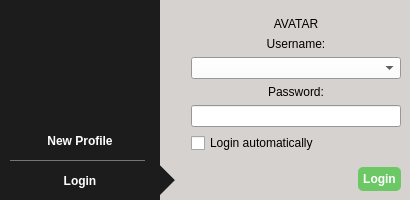
<?xml version="1.0" encoding="UTF-8"?>
<ui version="4.0">
 <class>LoginScreen</class>
 <widget class="QWidget" name="LoginScreen">
  <property name="geometry">
   <rect>
    <x>0</x>
    <y>0</y>
    <width>410</width>
    <height>200</height>
   </rect>
  </property>
  <property name="minimumSize">
   <size>
    <width>410</width>
    <height>200</height>
   </size>
  </property>
  <property name="maximumSize">
   <size>
    <width>415</width>
    <height>200</height>
   </size>
  </property>
  <property name="palette">
   <palette>
    <active>
     <colorrole role="Button">
      <brush brushstyle="SolidPattern">
       <color alpha="255">
        <red>28</red>
        <green>28</green>
        <blue>28</blue>
       </color>
      </brush>
     </colorrole>
     <colorrole role="ButtonText">
      <brush brushstyle="SolidPattern">
       <color alpha="255">
        <red>255</red>
        <green>255</green>
        <blue>255</blue>
       </color>
      </brush>
     </colorrole>
     <colorrole role="Base">
      <brush brushstyle="SolidPattern">
       <color alpha="255">
        <red>28</red>
        <green>28</green>
        <blue>28</blue>
       </color>
      </brush>
     </colorrole>
     <colorrole role="Window">
      <brush brushstyle="SolidPattern">
       <color alpha="255">
        <red>28</red>
        <green>28</green>
        <blue>28</blue>
       </color>
      </brush>
     </colorrole>
    </active>
    <inactive>
     <colorrole role="Button">
      <brush brushstyle="SolidPattern">
       <color alpha="255">
        <red>28</red>
        <green>28</green>
        <blue>28</blue>
       </color>
      </brush>
     </colorrole>
     <colorrole role="ButtonText">
      <brush brushstyle="SolidPattern">
       <color alpha="255">
        <red>255</red>
        <green>255</green>
        <blue>255</blue>
       </color>
      </brush>
     </colorrole>
     <colorrole role="Base">
      <brush brushstyle="SolidPattern">
       <color alpha="255">
        <red>28</red>
        <green>28</green>
        <blue>28</blue>
       </color>
      </brush>
     </colorrole>
     <colorrole role="Window">
      <brush brushstyle="SolidPattern">
       <color alpha="255">
        <red>28</red>
        <green>28</green>
        <blue>28</blue>
       </color>
      </brush>
     </colorrole>
    </inactive>
    <disabled>
     <colorrole role="Button">
      <brush brushstyle="SolidPattern">
       <color alpha="255">
        <red>28</red>
        <green>28</green>
        <blue>28</blue>
       </color>
      </brush>
     </colorrole>
     <colorrole role="ButtonText">
      <brush brushstyle="SolidPattern">
       <color alpha="255">
        <red>128</red>
        <green>128</green>
        <blue>128</blue>
       </color>
      </brush>
     </colorrole>
     <colorrole role="Base">
      <brush brushstyle="SolidPattern">
       <color alpha="255">
        <red>28</red>
        <green>28</green>
        <blue>28</blue>
       </color>
      </brush>
     </colorrole>
     <colorrole role="Window">
      <brush brushstyle="SolidPattern">
       <color alpha="255">
        <red>28</red>
        <green>28</green>
        <blue>28</blue>
       </color>
      </brush>
     </colorrole>
    </disabled>
   </palette>
  </property>
  <property name="windowTitle">
   <string>qTox</string>
  </property>
  <property name="windowIcon">
   <iconset resource="../res.qrc">
    <normaloff>:/img/icons/qtox.svg</normaloff>:/img/icons/qtox.svg</iconset>
  </property>
  <property name="autoFillBackground">
   <bool>true</bool>
  </property>
  <widget class="QStackedWidget" name="stackedWidget">
   <property name="geometry">
    <rect>
     <x>160</x>
     <y>0</y>
     <width>250</width>
     <height>200</height>
    </rect>
   </property>
   <property name="palette">
    <palette>
     <active>
      <colorrole role="Button">
       <brush brushstyle="SolidPattern">
        <color alpha="255">
         <red>255</red>
         <green>255</green>
         <blue>255</blue>
        </color>
       </brush>
      </colorrole>
      <colorrole role="ButtonText">
       <brush brushstyle="SolidPattern">
        <color alpha="255">
         <red>0</red>
         <green>0</green>
         <blue>0</blue>
        </color>
       </brush>
      </colorrole>
      <colorrole role="Base">
       <brush brushstyle="SolidPattern">
        <color alpha="255">
         <red>255</red>
         <green>255</green>
         <blue>255</blue>
        </color>
       </brush>
      </colorrole>
      <colorrole role="Window">
       <brush brushstyle="SolidPattern">
        <color alpha="255">
         <red>214</red>
         <green>210</green>
         <blue>207</blue>
        </color>
       </brush>
      </colorrole>
     </active>
     <inactive>
      <colorrole role="Button">
       <brush brushstyle="SolidPattern">
        <color alpha="255">
         <red>255</red>
         <green>255</green>
         <blue>255</blue>
        </color>
       </brush>
      </colorrole>
      <colorrole role="ButtonText">
       <brush brushstyle="SolidPattern">
        <color alpha="255">
         <red>0</red>
         <green>0</green>
         <blue>0</blue>
        </color>
       </brush>
      </colorrole>
      <colorrole role="Base">
       <brush brushstyle="SolidPattern">
        <color alpha="255">
         <red>255</red>
         <green>255</green>
         <blue>255</blue>
        </color>
       </brush>
      </colorrole>
      <colorrole role="Window">
       <brush brushstyle="SolidPattern">
        <color alpha="255">
         <red>214</red>
         <green>210</green>
         <blue>207</blue>
        </color>
       </brush>
      </colorrole>
     </inactive>
     <disabled>
      <colorrole role="Button">
       <brush brushstyle="SolidPattern">
        <color alpha="255">
         <red>255</red>
         <green>255</green>
         <blue>255</blue>
        </color>
       </brush>
      </colorrole>
      <colorrole role="ButtonText">
       <brush brushstyle="SolidPattern">
        <color alpha="255">
         <red>128</red>
         <green>128</green>
         <blue>128</blue>
        </color>
       </brush>
      </colorrole>
      <colorrole role="Base">
       <brush brushstyle="SolidPattern">
        <color alpha="255">
         <red>28</red>
         <green>28</green>
         <blue>28</blue>
        </color>
       </brush>
      </colorrole>
      <colorrole role="Window">
       <brush brushstyle="SolidPattern">
        <color alpha="255">
         <red>214</red>
         <green>210</green>
         <blue>207</blue>
        </color>
       </brush>
      </colorrole>
     </disabled>
    </palette>
   </property>
   <property name="autoFillBackground">
    <bool>true</bool>
   </property>
   <property name="currentIndex">
    <number>1</number>
   </property>
   <widget class="QWidget" name="newPage">
    <layout class="QHBoxLayout" name="horizontalLayout_5">
     <property name="spacing">
      <number>0</number>
     </property>
     <property name="leftMargin">
      <number>0</number>
     </property>
     <property name="topMargin">
      <number>0</number>
     </property>
     <property name="rightMargin">
      <number>0</number>
     </property>
     <property name="bottomMargin">
      <number>0</number>
     </property>
     <item>
      <widget class="QLabel" name="label_5">
       <property name="styleSheet">
        <string notr="true">border-style: solid;
border-width: 15px 0 15px 15px;
border-color: #d6d2cf #d6d2cf #d6d2cf #1c1c1c;
margin-top:125px;
margin-bottom:45px;</string>
       </property>
       <property name="text">
        <string/>
       </property>
      </widget>
     </item>
     <item>
      <layout class="QHBoxLayout" name="horizontalLayout_4">
       <item>
        <layout class="QFormLayout" name="formLayout">
         <property name="sizeConstraint">
          <enum>QLayout::SetMaximumSize</enum>
         </property>
         <property name="fieldGrowthPolicy">
          <enum>QFormLayout::AllNonFixedFieldsGrow</enum>
         </property>
         <property name="labelAlignment">
          <set>Qt::AlignLeading|Qt::AlignLeft|Qt::AlignVCenter</set>
         </property>
         <property name="formAlignment">
          <set>Qt::AlignCenter</set>
         </property>
         <property name="horizontalSpacing">
          <number>9</number>
         </property>
         <property name="verticalSpacing">
          <number>9</number>
         </property>
         <property name="leftMargin">
          <number>9</number>
         </property>
         <property name="topMargin">
          <number>9</number>
         </property>
         <property name="rightMargin">
          <number>9</number>
         </property>
         <property name="bottomMargin">
          <number>9</number>
         </property>
         <item row="1" column="0">
          <widget class="QLabel" name="label">
           <property name="text">
            <string>Username:</string>
           </property>
           <property name="alignment">
            <set>Qt::AlignCenter</set>
           </property>
          </widget>
         </item>
         <item row="1" column="1">
          <widget class="QLineEdit" name="newUsername">
           <property name="maxLength">
            <number>64</number>
           </property>
          </widget>
         </item>
         <item row="2" column="0">
          <widget class="QLabel" name="label_2">
           <property name="text">
            <string>Password:</string>
           </property>
           <property name="alignment">
            <set>Qt::AlignCenter</set>
           </property>
          </widget>
         </item>
         <item row="2" column="1">
          <widget class="QLineEdit" name="newPass">
           <property name="echoMode">
            <enum>QLineEdit::Password</enum>
           </property>
          </widget>
         </item>
         <item row="3" column="0">
          <widget class="QLabel" name="label_8">
           <property name="text">
            <string>Confirm:</string>
           </property>
           <property name="alignment">
            <set>Qt::AlignCenter</set>
           </property>
          </widget>
         </item>
         <item row="3" column="1">
          <widget class="QLineEdit" name="newPassConfirm">
           <property name="echoMode">
            <enum>QLineEdit::Password</enum>
           </property>
          </widget>
         </item>
         <item row="7" column="0" colspan="2">
          <widget class="QProgressBar" name="passStrengthMeter">
           <property name="value">
            <number>0</number>
           </property>
           <property name="format">
            <string>Password strength: %p%</string>
           </property>
          </widget>
         </item>
         <item row="9" column="0" colspan="2">
          <layout class="QHBoxLayout" name="horizontalLayout">
           <item>
            <spacer name="horizontalSpacer">
             <property name="orientation">
              <enum>Qt::Horizontal</enum>
             </property>
             <property name="sizeHint" stdset="0">
              <size>
               <width>40</width>
               <height>20</height>
              </size>
             </property>
            </spacer>
           </item>
           <item>
            <widget class="QPushButton" name="createAccountButton">
             <property name="palette">
              <palette>
               <active>
                <colorrole role="WindowText">
                 <brush brushstyle="SolidPattern">
                  <color alpha="255">
                   <red>255</red>
                   <green>255</green>
                   <blue>255</blue>
                  </color>
                 </brush>
                </colorrole>
                <colorrole role="Button">
                 <brush brushstyle="SolidPattern">
                  <color alpha="255">
                   <red>108</red>
                   <green>200</green>
                   <blue>101</blue>
                  </color>
                 </brush>
                </colorrole>
                <colorrole role="Text">
                 <brush brushstyle="SolidPattern">
                  <color alpha="255">
                   <red>255</red>
                   <green>255</green>
                   <blue>255</blue>
                  </color>
                 </brush>
                </colorrole>
                <colorrole role="ButtonText">
                 <brush brushstyle="SolidPattern">
                  <color alpha="255">
                   <red>255</red>
                   <green>255</green>
                   <blue>255</blue>
                  </color>
                 </brush>
                </colorrole>
                <colorrole role="Base">
                 <brush brushstyle="SolidPattern">
                  <color alpha="255">
                   <red>108</red>
                   <green>200</green>
                   <blue>101</blue>
                  </color>
                 </brush>
                </colorrole>
                <colorrole role="Window">
                 <brush brushstyle="SolidPattern">
                  <color alpha="255">
                   <red>108</red>
                   <green>200</green>
                   <blue>101</blue>
                  </color>
                 </brush>
                </colorrole>
               </active>
               <inactive>
                <colorrole role="WindowText">
                 <brush brushstyle="SolidPattern">
                  <color alpha="255">
                   <red>255</red>
                   <green>255</green>
                   <blue>255</blue>
                  </color>
                 </brush>
                </colorrole>
                <colorrole role="Button">
                 <brush brushstyle="SolidPattern">
                  <color alpha="255">
                   <red>108</red>
                   <green>200</green>
                   <blue>101</blue>
                  </color>
                 </brush>
                </colorrole>
                <colorrole role="Text">
                 <brush brushstyle="SolidPattern">
                  <color alpha="255">
                   <red>255</red>
                   <green>255</green>
                   <blue>255</blue>
                  </color>
                 </brush>
                </colorrole>
                <colorrole role="ButtonText">
                 <brush brushstyle="SolidPattern">
                  <color alpha="255">
                   <red>255</red>
                   <green>255</green>
                   <blue>255</blue>
                  </color>
                 </brush>
                </colorrole>
                <colorrole role="Base">
                 <brush brushstyle="SolidPattern">
                  <color alpha="255">
                   <red>108</red>
                   <green>200</green>
                   <blue>101</blue>
                  </color>
                 </brush>
                </colorrole>
                <colorrole role="Window">
                 <brush brushstyle="SolidPattern">
                  <color alpha="255">
                   <red>108</red>
                   <green>200</green>
                   <blue>101</blue>
                  </color>
                 </brush>
                </colorrole>
               </inactive>
               <disabled>
                <colorrole role="WindowText">
                 <brush brushstyle="SolidPattern">
                  <color alpha="255">
                   <red>255</red>
                   <green>255</green>
                   <blue>255</blue>
                  </color>
                 </brush>
                </colorrole>
                <colorrole role="Button">
                 <brush brushstyle="SolidPattern">
                  <color alpha="255">
                   <red>108</red>
                   <green>200</green>
                   <blue>101</blue>
                  </color>
                 </brush>
                </colorrole>
                <colorrole role="Text">
                 <brush brushstyle="SolidPattern">
                  <color alpha="255">
                   <red>255</red>
                   <green>255</green>
                   <blue>255</blue>
                  </color>
                 </brush>
                </colorrole>
                <colorrole role="ButtonText">
                 <brush brushstyle="SolidPattern">
                  <color alpha="255">
                   <red>255</red>
                   <green>255</green>
                   <blue>255</blue>
                  </color>
                 </brush>
                </colorrole>
                <colorrole role="Base">
                 <brush brushstyle="SolidPattern">
                  <color alpha="255">
                   <red>108</red>
                   <green>200</green>
                   <blue>101</blue>
                  </color>
                 </brush>
                </colorrole>
                <colorrole role="Window">
                 <brush brushstyle="SolidPattern">
                  <color alpha="255">
                   <red>108</red>
                   <green>200</green>
                   <blue>101</blue>
                  </color>
                 </brush>
                </colorrole>
               </disabled>
              </palette>
             </property>
             <property name="font">
              <font>
               <weight>75</weight>
               <bold>true</bold>
              </font>
             </property>
             <property name="autoFillBackground">
              <bool>false</bool>
             </property>
             <property name="styleSheet">
              <string notr="true">border-radius:5px;
padding:5px;
color:white;
background-color:#6cc865;</string>
             </property>
             <property name="text">
              <string>Create Account</string>
             </property>
             <property name="flat">
              <bool>true</bool>
             </property>
            </widget>
           </item>
          </layout>
         </item>
         <item row="8" column="0" colspan="2">
          <spacer name="verticalSpacer">
           <property name="orientation">
            <enum>Qt::Vertical</enum>
           </property>
           <property name="sizeHint" stdset="0">
            <size>
             <width>20</width>
             <height>40</height>
            </size>
           </property>
          </spacer>
         </item>
         <item row="0" column="0" colspan="2">
          <spacer name="verticalSpacer_2">
           <property name="orientation">
            <enum>Qt::Vertical</enum>
           </property>
           <property name="sizeHint" stdset="0">
            <size>
             <width>20</width>
             <height>40</height>
            </size>
           </property>
          </spacer>
         </item>
        </layout>
       </item>
      </layout>
     </item>
    </layout>
   </widget>
   <widget class="QWidget" name="loginPage">
    <layout class="QHBoxLayout" name="horizontalLayout_3">
     <property name="spacing">
      <number>0</number>
     </property>
     <property name="leftMargin">
      <number>0</number>
     </property>
     <property name="topMargin">
      <number>0</number>
     </property>
     <property name="rightMargin">
      <number>0</number>
     </property>
     <property name="bottomMargin">
      <number>0</number>
     </property>
     <item>
      <layout class="QHBoxLayout" name="horizontalLayout_2">
       <property name="spacing">
        <number>0</number>
       </property>
       <item>
        <widget class="QLabel" name="label_6">
         <property name="styleSheet">
          <string notr="true">border-style: solid;
border-width: 15px 0 15px 15px;
border-color: #d6d2cf #d6d2cf #d6d2cf #1c1c1c;
margin-top:165px;
margin-bottom:5px;</string>
         </property>
         <property name="text">
          <string/>
         </property>
        </widget>
       </item>
       <item>
        <layout class="QVBoxLayout" name="verticalLayout_2">
         <property name="spacing">
          <number>6</number>
         </property>
         <property name="leftMargin">
          <number>9</number>
         </property>
         <property name="topMargin">
          <number>9</number>
         </property>
         <property name="rightMargin">
          <number>9</number>
         </property>
         <property name="bottomMargin">
          <number>9</number>
         </property>
         <item>
          <spacer name="verticalSpacer_3">
           <property name="orientation">
            <enum>Qt::Vertical</enum>
           </property>
           <property name="sizeHint" stdset="0">
            <size>
             <width>20</width>
             <height>40</height>
            </size>
           </property>
          </spacer>
         </item>
         <item>
          <widget class="QLabel" name="avatar">
           <property name="text">
            <string>AVATAR</string>
           </property>
           <property name="alignment">
            <set>Qt::AlignCenter</set>
           </property>
          </widget>
         </item>
         <item>
          <widget class="QLabel" name="label_3">
           <property name="text">
            <string>Username:</string>
           </property>
           <property name="alignment">
            <set>Qt::AlignCenter</set>
           </property>
          </widget>
         </item>
         <item>
          <widget class="QComboBox" name="loginUsernames"/>
         </item>
         <item>
          <widget class="QLabel" name="loginPasswordLabel">
           <property name="text">
            <string>Password:</string>
           </property>
           <property name="alignment">
            <set>Qt::AlignCenter</set>
           </property>
          </widget>
         </item>
         <item>
          <widget class="QLineEdit" name="loginPassword">
           <property name="echoMode">
            <enum>QLineEdit::Password</enum>
           </property>
          </widget>
         </item>
         <item>
          <widget class="QCheckBox" name="autoLoginCB">
           <property name="toolTip">
            <string>If the profile does not have a password, qTox can skip the login screen</string>
           </property>
           <property name="text">
            <string>Login automatically</string>
           </property>
          </widget>
         </item>
         <item>
          <spacer name="verticalSpacer_4">
           <property name="orientation">
            <enum>Qt::Vertical</enum>
           </property>
           <property name="sizeHint" stdset="0">
            <size>
             <width>20</width>
             <height>40</height>
            </size>
           </property>
          </spacer>
         </item>
         <item>
          <layout class="QHBoxLayout" name="horizontalLayout_6">
           <item>
            <spacer name="horizontalSpacer_2">
             <property name="orientation">
              <enum>Qt::Horizontal</enum>
             </property>
             <property name="sizeHint" stdset="0">
              <size>
               <width>40</width>
               <height>20</height>
              </size>
             </property>
            </spacer>
           </item>
           <item>
            <widget class="QPushButton" name="loginButton">
             <property name="palette">
              <palette>
               <active>
                <colorrole role="WindowText">
                 <brush brushstyle="SolidPattern">
                  <color alpha="255">
                   <red>255</red>
                   <green>255</green>
                   <blue>255</blue>
                  </color>
                 </brush>
                </colorrole>
                <colorrole role="Button">
                 <brush brushstyle="SolidPattern">
                  <color alpha="255">
                   <red>108</red>
                   <green>200</green>
                   <blue>101</blue>
                  </color>
                 </brush>
                </colorrole>
                <colorrole role="Text">
                 <brush brushstyle="SolidPattern">
                  <color alpha="255">
                   <red>255</red>
                   <green>255</green>
                   <blue>255</blue>
                  </color>
                 </brush>
                </colorrole>
                <colorrole role="ButtonText">
                 <brush brushstyle="SolidPattern">
                  <color alpha="255">
                   <red>255</red>
                   <green>255</green>
                   <blue>255</blue>
                  </color>
                 </brush>
                </colorrole>
                <colorrole role="Base">
                 <brush brushstyle="SolidPattern">
                  <color alpha="255">
                   <red>108</red>
                   <green>200</green>
                   <blue>101</blue>
                  </color>
                 </brush>
                </colorrole>
                <colorrole role="Window">
                 <brush brushstyle="SolidPattern">
                  <color alpha="255">
                   <red>108</red>
                   <green>200</green>
                   <blue>101</blue>
                  </color>
                 </brush>
                </colorrole>
               </active>
               <inactive>
                <colorrole role="WindowText">
                 <brush brushstyle="SolidPattern">
                  <color alpha="255">
                   <red>255</red>
                   <green>255</green>
                   <blue>255</blue>
                  </color>
                 </brush>
                </colorrole>
                <colorrole role="Button">
                 <brush brushstyle="SolidPattern">
                  <color alpha="255">
                   <red>108</red>
                   <green>200</green>
                   <blue>101</blue>
                  </color>
                 </brush>
                </colorrole>
                <colorrole role="Text">
                 <brush brushstyle="SolidPattern">
                  <color alpha="255">
                   <red>255</red>
                   <green>255</green>
                   <blue>255</blue>
                  </color>
                 </brush>
                </colorrole>
                <colorrole role="ButtonText">
                 <brush brushstyle="SolidPattern">
                  <color alpha="255">
                   <red>255</red>
                   <green>255</green>
                   <blue>255</blue>
                  </color>
                 </brush>
                </colorrole>
                <colorrole role="Base">
                 <brush brushstyle="SolidPattern">
                  <color alpha="255">
                   <red>108</red>
                   <green>200</green>
                   <blue>101</blue>
                  </color>
                 </brush>
                </colorrole>
                <colorrole role="Window">
                 <brush brushstyle="SolidPattern">
                  <color alpha="255">
                   <red>108</red>
                   <green>200</green>
                   <blue>101</blue>
                  </color>
                 </brush>
                </colorrole>
               </inactive>
               <disabled>
                <colorrole role="WindowText">
                 <brush brushstyle="SolidPattern">
                  <color alpha="255">
                   <red>255</red>
                   <green>255</green>
                   <blue>255</blue>
                  </color>
                 </brush>
                </colorrole>
                <colorrole role="Button">
                 <brush brushstyle="SolidPattern">
                  <color alpha="255">
                   <red>108</red>
                   <green>200</green>
                   <blue>101</blue>
                  </color>
                 </brush>
                </colorrole>
                <colorrole role="Text">
                 <brush brushstyle="SolidPattern">
                  <color alpha="255">
                   <red>255</red>
                   <green>255</green>
                   <blue>255</blue>
                  </color>
                 </brush>
                </colorrole>
                <colorrole role="ButtonText">
                 <brush brushstyle="SolidPattern">
                  <color alpha="255">
                   <red>255</red>
                   <green>255</green>
                   <blue>255</blue>
                  </color>
                 </brush>
                </colorrole>
                <colorrole role="Base">
                 <brush brushstyle="SolidPattern">
                  <color alpha="255">
                   <red>108</red>
                   <green>200</green>
                   <blue>101</blue>
                  </color>
                 </brush>
                </colorrole>
                <colorrole role="Window">
                 <brush brushstyle="SolidPattern">
                  <color alpha="255">
                   <red>108</red>
                   <green>200</green>
                   <blue>101</blue>
                  </color>
                 </brush>
                </colorrole>
               </disabled>
              </palette>
             </property>
             <property name="font">
              <font>
               <weight>75</weight>
               <bold>true</bold>
              </font>
             </property>
             <property name="autoFillBackground">
              <bool>false</bool>
             </property>
             <property name="styleSheet">
              <string notr="true">border-radius:5px;
padding:5px;
color:white;
background-color:#6cc865;</string>
             </property>
             <property name="text">
              <string>Login</string>
             </property>
             <property name="flat">
              <bool>true</bool>
             </property>
            </widget>
           </item>
          </layout>
         </item>
        </layout>
       </item>
      </layout>
     </item>
    </layout>
   </widget>
  </widget>
  <widget class="Line" name="line">
   <property name="geometry">
    <rect>
     <x>10</x>
     <y>160</y>
     <width>135</width>
     <height>1</height>
    </rect>
   </property>
   <property name="palette">
    <palette>
     <active>
      <colorrole role="WindowText">
       <brush brushstyle="SolidPattern">
        <color alpha="255">
         <red>117</red>
         <green>117</green>
         <blue>117</blue>
        </color>
       </brush>
      </colorrole>
     </active>
     <inactive>
      <colorrole role="WindowText">
       <brush brushstyle="SolidPattern">
        <color alpha="255">
         <red>117</red>
         <green>117</green>
         <blue>117</blue>
        </color>
       </brush>
      </colorrole>
     </inactive>
     <disabled>
      <colorrole role="WindowText">
       <brush brushstyle="SolidPattern">
        <color alpha="255">
         <red>128</red>
         <green>128</green>
         <blue>128</blue>
        </color>
       </brush>
      </colorrole>
     </disabled>
    </palette>
   </property>
   <property name="frameShadow">
    <enum>QFrame::Plain</enum>
   </property>
   <property name="orientation">
    <enum>Qt::Horizontal</enum>
   </property>
  </widget>
  <widget class="QPushButton" name="newProfilePgbtn">
   <property name="geometry">
    <rect>
     <x>0</x>
     <y>130</y>
     <width>160</width>
     <height>22</height>
    </rect>
   </property>
   <property name="font">
    <font>
     <weight>75</weight>
     <bold>true</bold>
    </font>
   </property>
   <property name="styleSheet">
    <string notr="true">border:none;
color:white;</string>
   </property>
   <property name="text">
    <string>New Profile</string>
   </property>
   <property name="flat">
    <bool>true</bool>
   </property>
  </widget>
  <widget class="QPushButton" name="loginPgbtn">
   <property name="geometry">
    <rect>
     <x>0</x>
     <y>170</y>
     <width>160</width>
     <height>22</height>
    </rect>
   </property>
   <property name="font">
    <font>
     <weight>75</weight>
     <bold>true</bold>
    </font>
   </property>
   <property name="styleSheet">
    <string notr="true">border:none;
color:white;</string>
   </property>
   <property name="text">
    <string>Login</string>
   </property>
   <property name="flat">
    <bool>true</bool>
   </property>
  </widget>
  <widget class="QLabel" name="label_7">
   <property name="geometry">
    <rect>
     <x>30</x>
     <y>15</y>
     <width>100</width>
     <height>100</height>
    </rect>
   </property>
   <property name="text">
    <string/>
   </property>
   <property name="pixmap">
    <pixmap resource="../res.qrc">:/img/login_logo.svg</pixmap>
   </property>
   <property name="scaledContents">
    <bool>true</bool>
   </property>
  </widget>
 </widget>
 <resources>
  <include location="../res.qrc"/>
 </resources>
 <connections/>
</ui>
